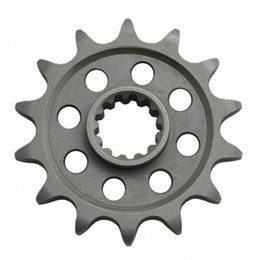
#> input picture Comparacion_Plantillas/engranaje.jpg, 260 x 260 px
$ python multiplesBarrenos.py
#> lines starting #> are read from the running program, lines starting #| are printed output that depends on the picture
import cv2
import numpy as np

def umbral(valor):
    img2 = imgRgb.copy()
    w, h = template.shape[::-1]
    res = cv2.matchTemplate(imgGray, template, cv2.TM_CCOEFF_NORMED)
    umbralX = valor/100
    rectangulos = np.where(res >= umbralX)

    for puntos in zip(*rectangulos[::-1]):
        print(puntos)
        cv2.rectangle(img2, puntos, (puntos[0] + w, puntos[1] + h), (0,255,0), 1)
    cv2.imshow('match', img2)

cv2.namedWindow('match', cv2.WINDOW_NORMAL)

imgRgb = cv2.imread('engranaje.jpg')
#> imgRgb is the input picture: shape (260, 260, 3); mean B, G, R 197.2, 198.7, 198.5
imgGray = cv2.cvtColor(imgRgb, cv2.COLOR_BGR2GRAY)
template = cv2.imread('template.jpg', 0)
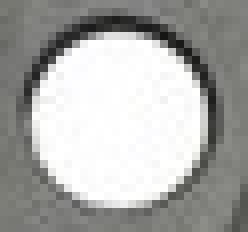
#> input picture Comparacion_Plantillas/template.jpg, 31 x 29 px (shown 8 times larger)
#> template: shape (29, 31); min 22, max 255, mean 170.6
cv2.imshow('match', imgRgb)

cv2.createTrackbar('Umbral', 'match', 0, 100, umbral)
#> slider 'Umbral' is set to 100

cv2.waitKey(0)
#> in umbral, `res = cv2.matchTemplate(imgGray, template, cv2.TM_CCOEFF_NORMED)`:
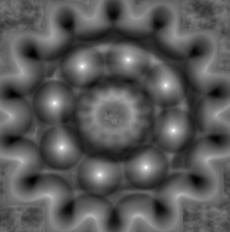
#> res: shape (232, 230) float32; min -0.54, max 1, mean -0.00467; drawn with min black and max white
#> in umbral, `rectangulos = np.where(res >= umbralX)`: rectangulos = (empty array, empty array)
cv2.destroyAllWindows()

# [18 lines of commented-out code are left out]
